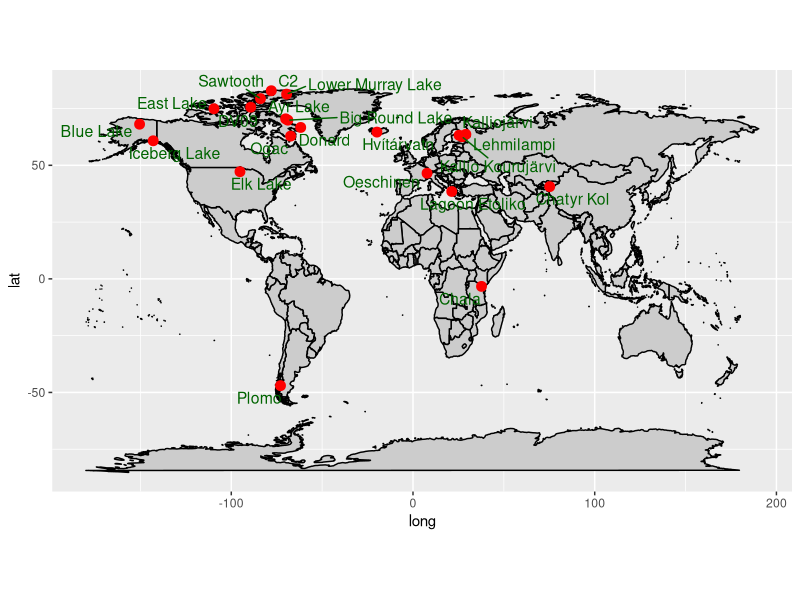

The R script that drew this image:
library(tidyverse)
library(ggrepel)
library(maps)

varda_index_red <- read_csv("data/varda_index_red.csv") %>% 
  distinct(dataset.core.lake.name, .keep_all = TRUE)

lakes_distr <- ggplot() +
  borders("world", fill = "gray80", colour = "black", size = 0.5) +
  coord_fixed(ratio = 1.25) +
  geom_point(data = varda_index_red, aes(x = dataset.core.lake.longitude, y = dataset.core.lake.latitude), color = "red", size = 3) +
  geom_text_repel(data = varda_index_red, aes(x = dataset.core.lake.longitude, y = dataset.core.lake.latitude, label = dataset.core.lake.name), size = 4, color = "darkgreen")